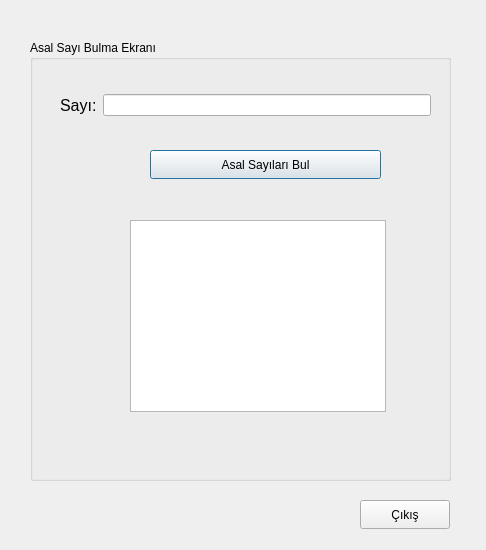
<?xml version="1.0" encoding="UTF-8"?>
<ui version="4.0">
 <class>Dialog</class>
 <widget class="QDialog" name="Dialog">
  <property name="geometry">
   <rect>
    <x>0</x>
    <y>0</y>
    <width>486</width>
    <height>550</height>
   </rect>
  </property>
  <property name="windowTitle">
   <string>Dialog</string>
  </property>
  <widget class="QGroupBox" name="groupBox">
   <property name="geometry">
    <rect>
     <x>30</x>
     <y>40</y>
     <width>421</width>
     <height>441</height>
    </rect>
   </property>
   <property name="title">
    <string>Asal Sayı Bulma Ekranı</string>
   </property>
   <widget class="QPushButton" name="pushButton">
    <property name="geometry">
     <rect>
      <x>120</x>
      <y>110</y>
      <width>231</width>
      <height>29</height>
     </rect>
    </property>
    <property name="text">
     <string>Asal Sayıları Bul</string>
    </property>
   </widget>
   <widget class="QTextBrowser" name="textBrowser">
    <property name="geometry">
     <rect>
      <x>100</x>
      <y>180</y>
      <width>256</width>
      <height>192</height>
     </rect>
    </property>
   </widget>
   <widget class="QWidget" name="">
    <property name="geometry">
     <rect>
      <x>30</x>
      <y>50</y>
      <width>371</width>
      <height>30</height>
     </rect>
    </property>
    <layout class="QHBoxLayout" name="horizontalLayout">
     <item>
      <widget class="QLabel" name="label">
       <property name="font">
        <font>
         <pointsize>12</pointsize>
        </font>
       </property>
       <property name="text">
        <string>Sayı:</string>
       </property>
      </widget>
     </item>
     <item>
      <widget class="QLineEdit" name="lineEdit"/>
     </item>
    </layout>
   </widget>
  </widget>
  <widget class="QPushButton" name="pushButton_2">
   <property name="geometry">
    <rect>
     <x>360</x>
     <y>500</y>
     <width>90</width>
     <height>29</height>
    </rect>
   </property>
   <property name="text">
    <string>Çıkış</string>
   </property>
  </widget>
 </widget>
 <resources/>
 <connections>
  <connection>
   <sender>pushButton_2</sender>
   <signal>clicked()</signal>
   <receiver>Dialog</receiver>
   <slot>accept()</slot>
   <hints>
    <hint type="sourcelabel">
     <x>374</x>
     <y>507</y>
    </hint>
    <hint type="destinationlabel">
     <x>78</x>
     <y>516</y>
    </hint>
   </hints>
  </connection>
 </connections>
</ui>
